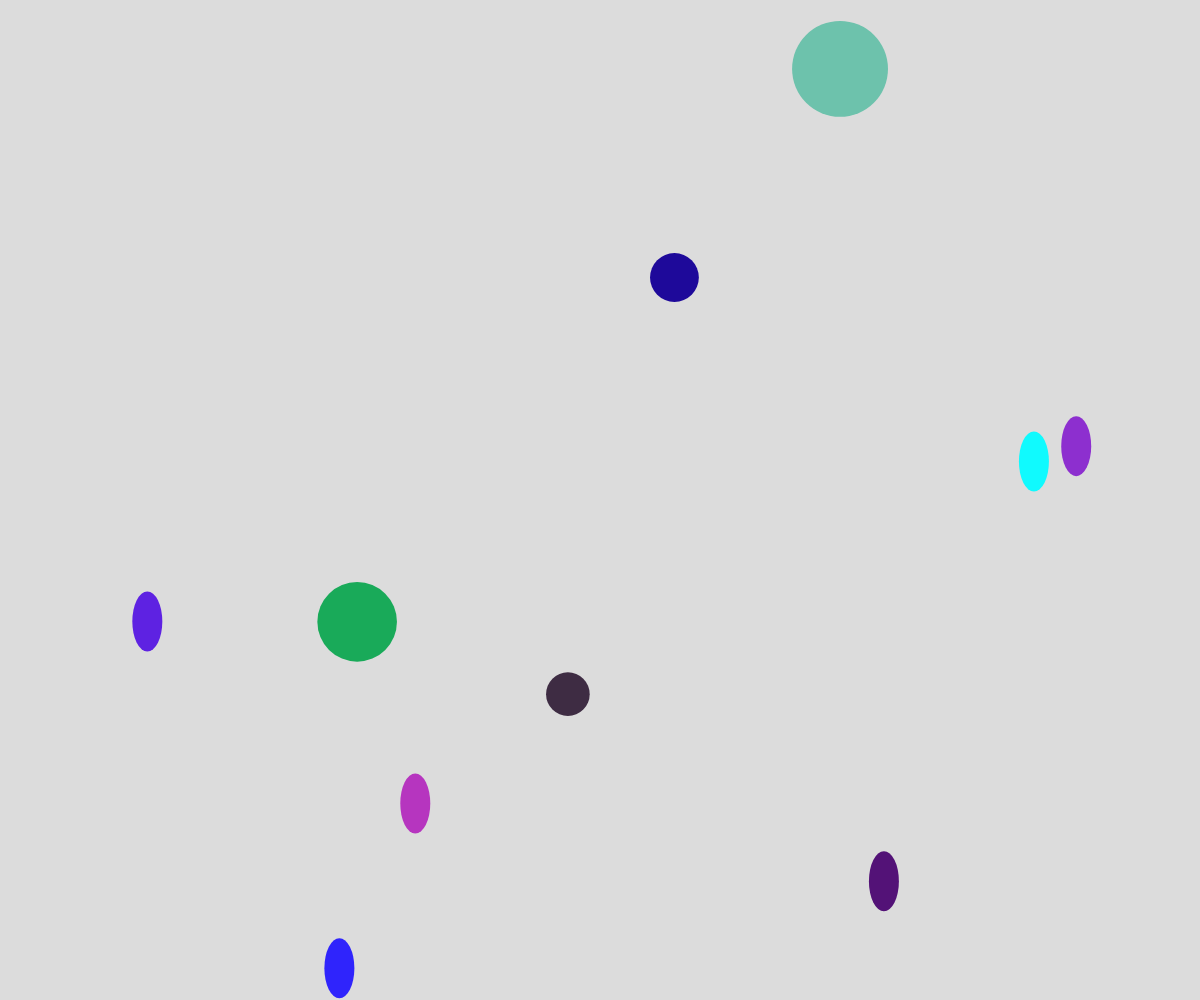
Frame 1 (no input)
Frame 60 (no input): identical to frame 1, image omitted
Frame 120 (the mouse pressed at the canvas centre since frame 60): identical to frame 1, image omitted

The p5.js sketch that drew this single still picture (run headless with seeded random() and noise() and a simulated clock; from frame 60 on, the mouse is pressed at the canvas centre):

// p5.js sketch
// ── sketch.js
// OOP Inheritance Demo

let theShapes = [];

function setup() {
  createCanvas(windowWidth, windowHeight);

  for (let i = 0; i < 10; i++) {
    let someColor = color(random(255), random(255), random(255));
    let x = random(width);
    let y = random(height);

    let choice = random(100);
    if (choice < 50) {
      let someShape = new Shape(x, y, someColor);
      theShapes.push(someShape);
    }
    else {
      let radius = random(20, 50);
      let someCircle = new Circle(x, y, someColor, radius);
      theShapes.push(someCircle);
    }
  }
}

function draw() {
  background(220);
  for (let theShape of theShapes) {
    theShape.display();
  }
}

class Shape {
  constructor(x, y, color) {
    this.x = x;
    this.y = y; 
    this.color = color;
  }

  display() {
    //placeholder display function
    noStroke();
    fill(this.color);
    ellipse(this.x, this.y, 30, 60);
  }
}

class Circle extends Shape {
  constructor(x, y, color, radius) {
    super(x, y, color);
    this.radius = radius;
  }

  display() {
    noStroke();
    fill(this.color);
    circle(this.x, this.y, this.radius * 2);
  }
}
